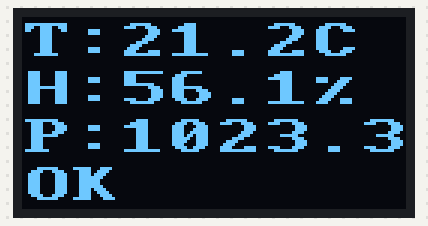
This sketch was run on a simulated Arduino Uno, built with avr-gcc and run on an emulated ATmega328P. Shown: 128×64 one-colour display.

Above: at 0.4 s.

The sketch:

OledDisplay.ino
```cpp
#include <U8x8lib.h>

/* Constructor */
U8X8_SSD1306_128X64_NONAME_HW_I2C u8x8(U8X8_PIN_NONE);

/* u8x8.begin() is required and will sent the setup/init sequence to the display */
void setup(void)
{
  u8x8.begin();
}

void loop(void)
{
  u8x8.setFont(u8x8_font_px437wyse700a_2x2_r);
  u8x8.drawString(0,0,"T:21.2C");
  u8x8.drawString(0,2,"H:56.1%");
  u8x8.drawString(0,4,"P:1023.3");
  u8x8.drawString(0,6,"OK");


  delay(1000);
}
```
